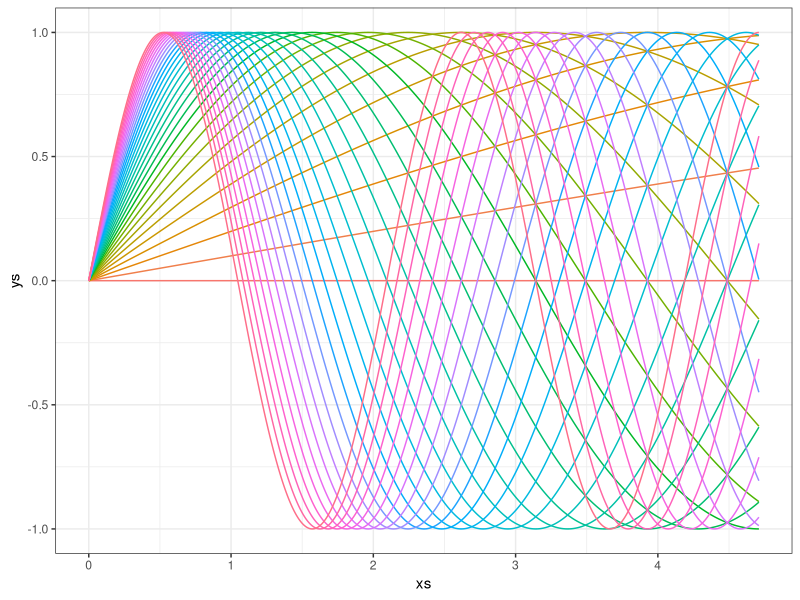

This chart was generated by the following R code:
## ---- chunk 1
install.packages("tidyverse")
library(tidyverse)
cool_function <- function(x, alpha) return(sin(alpha*x))
xs <- seq(0, pi*1.5, 0.005)
ys <- cool_function(xs, 1)
results <- data_frame(xs, ys, alpha = "1")
for(alpha in seq(0,3, 0.1)){
  results <- results %>% 
    bind_rows(data_frame(
      xs, 
      ys = cool_function(xs, alpha),
      alpha = as.character(alpha)
    ))
}

ggplot(results, aes(x = xs, y = ys, color = alpha)) + 
  geom_line() + 
  theme_bw() + 
  theme(legend.position="none")
